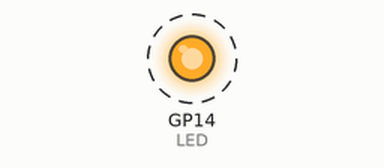
Recording of a program running on a simulated Raspberry Pi Pico running MicroPython. Shown: output pins drawn as LEDs (lit = HIGH). Dashed ring = blinking.

Above: at 0.2 s.
Timing chart, 0 to 3.0 s (numbered marks = the images above):
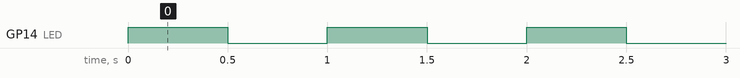

The program:

Clase_1__Blink_.py
```python
#M&V_TECHNOLOGIE

#Clase N°1 Parpadeo "Blink"

# Importamos las siguentes librerias
#Machine: es un módulo específico de MicroPython que contiene funciones y clases que permiten obtener acceso directo y
#sin restricciones sobre el hardware del microcontrolador (CPU, pines, temporizadores, ADC,  buses –UART, SPI, I2C, etc.).

# Time: es una librería estándar de MicroPython proporciona un conjunto de funciones para indicar el tiempo que el microcontrolador
#lleva encendido, medir intervalos de tiempo e introducir retardos (esperas) en la ejecución de los programas

from machine import Pin
import time

# Declarar variables para los pines

LED = Pin(14, Pin.OUT)     #Declaramos que la variable "LED" Perteneciente al pin 25 y quedara como salida "OUTPUT"

while True:                #Declaramos el bucle infinito

    LED.value(1)           #Indicamos que el pin 25 deberá estar en alto "HIGH" o "1"
    time.sleep(0.5)        #Colocamos un tiempo de espera de 500 milisegundos, es decir medio segundo
    LED.value(0)           #Indicamos que el pin 25 deberá estar en bajo "LOW" o "0"
    time.sleep(0.5)        #Colocamos un tiempo de espera de 500 milisegundos, es decir medio segundo
```

Measured:
- by itself, GP14 (LED): alternates HIGH for 0.50 s and LOW for 0.50 s
